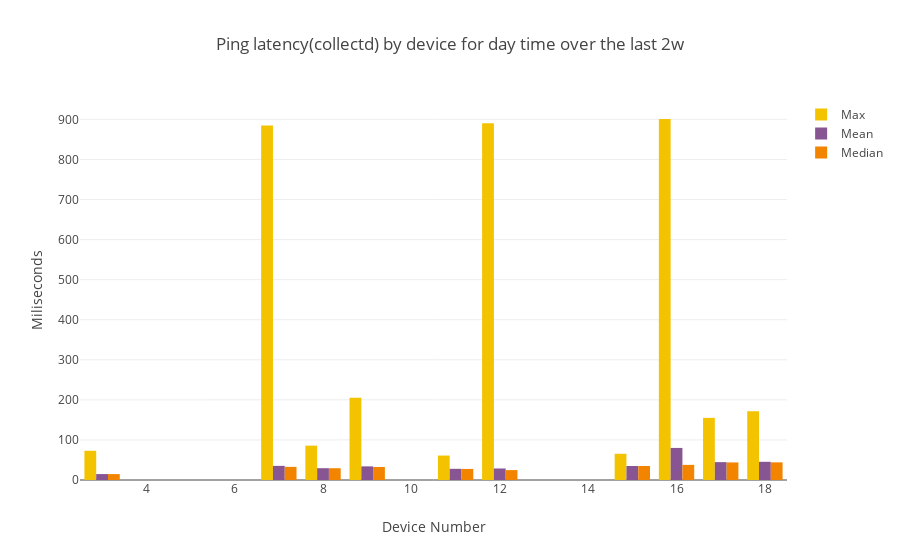

The code cell stored with this chart in its notebook:
### Code cell
time_group="day"
subset=by_group_by_device_p1[by_group_by_device_p1["time_group"]==time_group]
combined_bar_plot_3traces(xvalues=subset["SK_PI"],
                         yvalues1=subset["max"],
                         yvalues2=subset["mean"],
                         yvalues3=subset["median"],
                         name1="Max",
                         name2="Mean",
                         name3="Median",
                         title="Ping latency(collectd) by device for "+time_group+" time over the last "+time_interval,
                         stack=False)

### Figure 1 — Plotly figure (JSON) as saved in the notebook; plotly's stock layout.template omitted (floating-point values rounded to 4 significant figures)
{"data": [{"marker": {"color": "F3C300"}, "name": "Max", "type": "bar", "x": [3, 7, 8, 9, 11, 12, 15, 16, 17, 18], "y": [72.95, 884.5, 85.73, 205.0, 60.99, 890.7, 65.47, 901.0, 155.1, 171.5]}, {"marker": {"color": "875692"}, "name": "Mean", "type": "bar", "x": [3, 7, 8, 9, 11, 12, 15, 16, 17, 18], "y": [14.8, 35.27, 29.44, 34.02, 27.93, 28.74, 35.01, 80.05, 44.6, 45.39]}, {"marker": {"color": "F38400"}, "name": "Median", "type": "bar", "x": [3, 7, 8, 9, 11, 12, 15, 16, 17, 18], "y": [14.72, 32.8, 29.38, 32.46, 27.57, 24.7, 35, 37.75, 43.84, 44.05]}], "layout": {"title": "Ping latency(collectd) by device for day time over the last 2w", "xaxis": {"title": "Device Number"}, "yaxis": {"title": "Miliseconds"}}}
